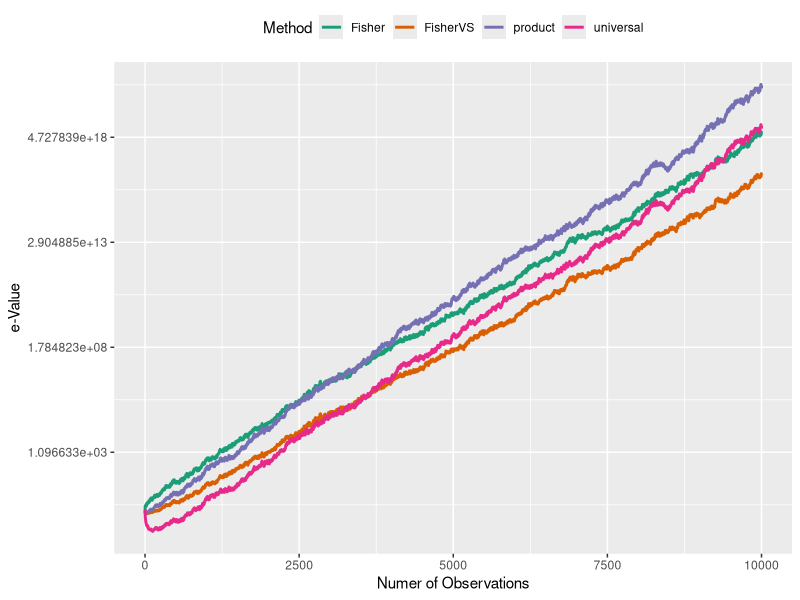

Here is the R script that generated this plot:
## ---- include = FALSE---------------------------------------------------------
knitr::opts_chunk$set(
  collapse = TRUE,
  comment = "#>"
)

## ----eval=FALSE---------------------------------------------------------------
#  metevalue.[DMR](
#    methyrate,                # Output file name of [DMR]
#    [DMR].output,             # Output file name of [DMR] with e-value of each region
#    adjust.methods = "BH",    # Adjust methods of e-value
#    sep = "\t",               # seperator, default is the TAB key.
#    bheader = FALSE           # A logical value indicating whether the [DMR].output file
#                              # contains the names of the variables as its first line
#  )

## ----eval=FALSE---------------------------------------------------------------
#  # Here  `[DMR]` coudle be one of `methylKit`, `biseq`, `DMRfinder` or `metilene`.
#  method_in_use = "[DMR]"
#  result = evalue_buildin_var_fmt_nm(
#                methyrate,
#                DMR_evalue_output,
#                method = method_in_use)
#  result = list(a = result$a,
#                b = result$b,
#                a_b = evalue_buildin_sql(result$a, result$b, method = method_in_use))
#  result = varevalue.metilene(result$a, result$b, result$a_b)

## ----eval=FALSE---------------------------------------------------------------
#  library(metevalue)
#  
#  ####Simulation Data ####
#  set.seed(1234)
#  
#  # methylKit is a Bioconductor package
#  library(methylKit)
#  file.list=list( system.file("extdata",
#                              "test1.myCpG.txt", package = "methylKit"),
#                  system.file("extdata",
#                              "test2.myCpG.txt", package = "methylKit"),
#                  system.file("extdata",
#                              "control1.myCpG.txt", package = "methylKit"),
#                  system.file("extdata",
#                              "control2.myCpG.txt", package = "methylKit") )
#  
#  
#  # read the files to a methylRawList object: myobj
#  myobj=methRead(file.list,
#                 sample.id=list("test1","test2","ctrl1","ctrl2"),
#                 assembly="hg18",
#                 treatment=c(1,1,0,0),
#                 context="CpG"
#  )
#  
#  meth=unite(myobj, destrand=FALSE)
#  meth.C <- getData(meth)[,seq(6,ncol(meth),3)]
#  meth.T <- getData(meth)[,seq(7,ncol(meth),3)]
#  mr <- meth.C/(meth.C + meth.T)
#  chr_pos = getData(meth)[,1:2]
#  methyrate = data.frame(chr_pos,mr)
#  names(methyrate) = c('chr', 'pos', rep('g1',2), rep('g2',2))
#  region<-tileMethylCounts(myobj)
#  meth<-unite(region,destrand=F)
#  myDiff<-calculateDiffMeth(meth)
#  met_all<-getMethylDiff(myDiff,type="all")
#  
#  example_tempfiles = tempfile(c("rate_combine", "methylKit_DMR_raw"))
#  tempdir()
#  write.table(methyrate, file=example_tempfiles[1], row.names=F, col.names=T, quote=F, sep='\t')
#  write.table (met_all, file=example_tempfiles[2], sep ="\t", row.names =F, col.names =T, quote =F)

## ----eval=FALSE---------------------------------------------------------------
#  result = metevalue.methylKit(example_tempfiles[1], example_tempfiles[2], bheader = T)
#  str(result)

## ----eval=FALSE---------------------------------------------------------------
#  result = evalue_buildin_var_fmt_nm(methyrate, met_all, method="methylKit")
#  result = list(a = result$a,
#                b = result$b,
#                a_b = evalue_buildin_sql(result$a, result$b, method="methylKit"))
#  result = varevalue.metilene(result$a, result$b, result$a_b)
#  str(result)

## ----eval=FALSE---------------------------------------------------------------
#  library(BiSeq)
#  library(dplyr)
#  data(rrbs)
#  rrbs.rel <- rawToRel(rrbs)
#  methyrate <- methLevel(rrbs.rel)
#  methyrate <- data.frame(methyrate)
#  methyrateq = cbind(rows = as.numeric(row.names(methyrate)), methyrate)
#  methypos = data.frame(rows = as.numeric(row.names(methyrate)), rowRanges(rrbs))
#  methyrate = left_join(methypos, methyrateq)
#  methyrate = methyrate[,c(2,3,7:16)]
#  names(methyrate) <- c('chr','pos',rep('g1',5),rep('g2',5))
#  
#  rrbs.clust.unlim <- clusterSites(object = rrbs,perc.samples = 3/4,min.sites = 20,max.dist = 100)
#  
#  clusterSitesToGR(rrbs.clust.unlim)
#  ind.cov <- totalReads(rrbs.clust.unlim) > 0
#  
#  quant <- quantile(totalReads(rrbs.clust.unlim)[ind.cov])
#  rrbs.clust.lim <- limitCov(rrbs.clust.unlim, maxCov = quant)
#  predictedMeth <- predictMeth(object = rrbs.clust.lim)
#  
#  test<- predictedMeth[, colData(predictedMeth)$group == "test"]
#  control <- predictedMeth[, colData(predictedMeth)$group == "control"]
#  mean.test <- rowMeans(methLevel(test))
#  mean.control <- rowMeans(methLevel(control))
#  
#  betaResults <- betaRegression(formula = ~group,link = "probit",object = predictedMeth,type = "BR")
#  vario <- makeVariogram(betaResults)
#  vario.sm <- smoothVariogram(vario, sill = 0.9)
#  
#  locCor <- estLocCor(vario.sm)
#  clusters.rej <- testClusters(locCor)
#  clusters.trimmed <- trimClusters(clusters.rej)
#  DMRs <- findDMRs(clusters.trimmed,max.dist = 100,diff.dir = TRUE)
#  
#  
#  example_tempfiles = tempfile(c('rate_combine', 'BiSeq_DMR'))
#  write.table(methyrate, example_tempfiles[1], row.names=F, col.names=T, quote=F, sep='\t')
#  write.table(DMRs, example_tempfiles[2], quote=F, row.names = F,col.names = F, sep = '\t')

## ----eval=FALSE---------------------------------------------------------------
#  hh <- data.frame(DMRs)
#  result = evalue_buildin_var_fmt_nm(rate_combine, hh, method="biseq")
#  result = list(a = result$a,  b = result$b,
#                a_b = evalue_buildin_sql(result$a, result$b,method="biseq"))
#  result = varevalue.metilene(result$a, result$b, result$a_b)
#  str(result)

## ----eval=FALSE---------------------------------------------------------------
#  rate_combine <- read.table("rate_combine_DMRfinder", header = T)
#  head(rate_combine)
#  
#  DMRs <- read.table("DMRfinder_DMR", header = T)
#  head(DMRs)
#  

## ----eval=FALSE---------------------------------------------------------------
#  result <- evalue.DMRfinder('rate_combine_DMRfinder', 'DMRfinder_DMR')
#  head(result)

## ----eval=FALSE---------------------------------------------------------------
#  result = evalue_buildin_var_fmt_nm(rate_combine, DMRs, method="DMRfinder")
#  result = list(a = result$a,
#                b = result$b,
#                a_b = evalue_buildin_sql(result$a, result$b, method="DMRfinder"))
#  result = varevalue.metilene(result$a, result$b, result$a_b)
#  head(result)

## ----eval=FALSE---------------------------------------------------------------
#  input <- read.table("metilene.input", header = T)
#  head(input)
#  
#  out <- read.table("metilene.out", header = F)
#  head(out)
#  

## ----eval=FALSE---------------------------------------------------------------
#  result <- evalue.metilene('metilene.input', 'metilene.out')
#  head(result)

## ----eval=FALSE---------------------------------------------------------------
#  result = evalue_buildin_var_fmt_nm(input, out, method="metilene")
#  result = list(a = result$a,
#                b = result$b,
#                a_b = evalue_buildin_sql(result$a, result$b, method="metilene"))
#  result = varevalue.metilene(result$a, result$b, result$a_b)
#  head(result)

## ----evalue-------------------------------------------------------------------
#### Initialization ####
n_seeds = 100  # how many seeds to consider
N = 10000      # the number of trials
delta = -0.1   # the parameter of the alternative hypothesis
# e_x are the e-values and iE are the cumulative e-values
e_x = rep(0, N)
# p_x are the p-values and FP are Fisher's overall p-values
p_x = rep(0, N)
iE_all   = matrix(1, nrow = N+1, ncol = n_seeds) # product
uni_all  = iE_all                                # universal
FP_all   = iE_all                                # Fisher
F_VS_all = iE_all                                # Fisher-VS

#### Calculation ####
for(seed in 1:n_seeds){
  set.seed(seed * 1e3 + 1)
  x = rnorm(N) + delta
  e_x = exp(delta * x - delta^2/2)
  iE_all[, seed] = cumprod(c(1, e_x))
  S = cumsum(x)
  nn = 1:N
  uni_all[-1,seed] = exp(S^2/2/nn) / sqrt(nn)
  p_x = pnorm(x)
  FF = -2 * cumsum(log(p_x))
  FP_all[-1, seed] = exp(pchisq(FF, df=2*nn, lower.tail = F, log.p = T))
  SELR_ = (FP_all[, seed] < exp(-1))
  F_VS_all[ SELR_, seed] = 1/(-exp(1)*FP_all[ SELR_, seed]*log(FP_all[ SELR_, seed]))   
}

iE = apply(iE_all, 1, median)
uni = apply(uni_all, 1, median)
FP = apply(FP_all, 1, median)
F_VS = apply(F_VS_all,1, median)

#### Plot ####
library(ggplot2)
library(tidyr)
library(dplyr)

sim_plots <- data.frame(
  x = 1:(N+1),
  product = iE,
  universal = uni,
  Fisher = 1/(FP),
  FisherVS = F_VS
) %>% 
  gather(key = "Method", value = "E_value", -x) %>%
  ggplot(aes(x = x, y = E_value)) + 
  geom_line(aes(color = Method), size = 1) + 
  scale_y_continuous(trans='log') +
  theme_grey() +  # Default
  theme(legend.position = "top") + 
  scale_color_brewer(palette="Dark2") +
  xlab("Numer of Observations") + 
  ylab("e-Value")
  
print(sim_plots)

